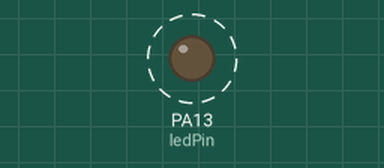
The sketch below on a simulated STM32 Blue Pill. On the bench: output pins drawn as LEDs (lit = HIGH). Dashed ring = blinking.

Above: at 0.5 s.
Timing chart, 0 to 4.6 s (numbered marks = the images above):
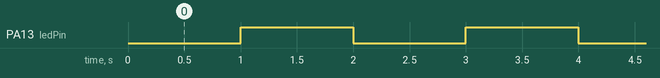

Measured:
- by itself, PA13 (ledPin): alternates HIGH for 1.0 s and LOW for 1.0 s

The sketch:

TU_arduino_TimerInterrupt.ino
```cpp
#include "STM32TimerInterrupt.h"

#define HW_TIMER_INTERVAL_MS  1000

STM32Timer ITimer(TIM1);    // Init STM32 timer TIM1

const int ledPin =  13;

void setup() {
  pinMode(ledPin, OUTPUT);

  ITimer.attachInterruptInterval(HW_TIMER_INTERVAL_MS * 1000, timerInterrupt);
}

void loop(){
}

void timerInterrupt(){
  digitalWrite(ledPin, !digitalRead(ledPin));
}
```
